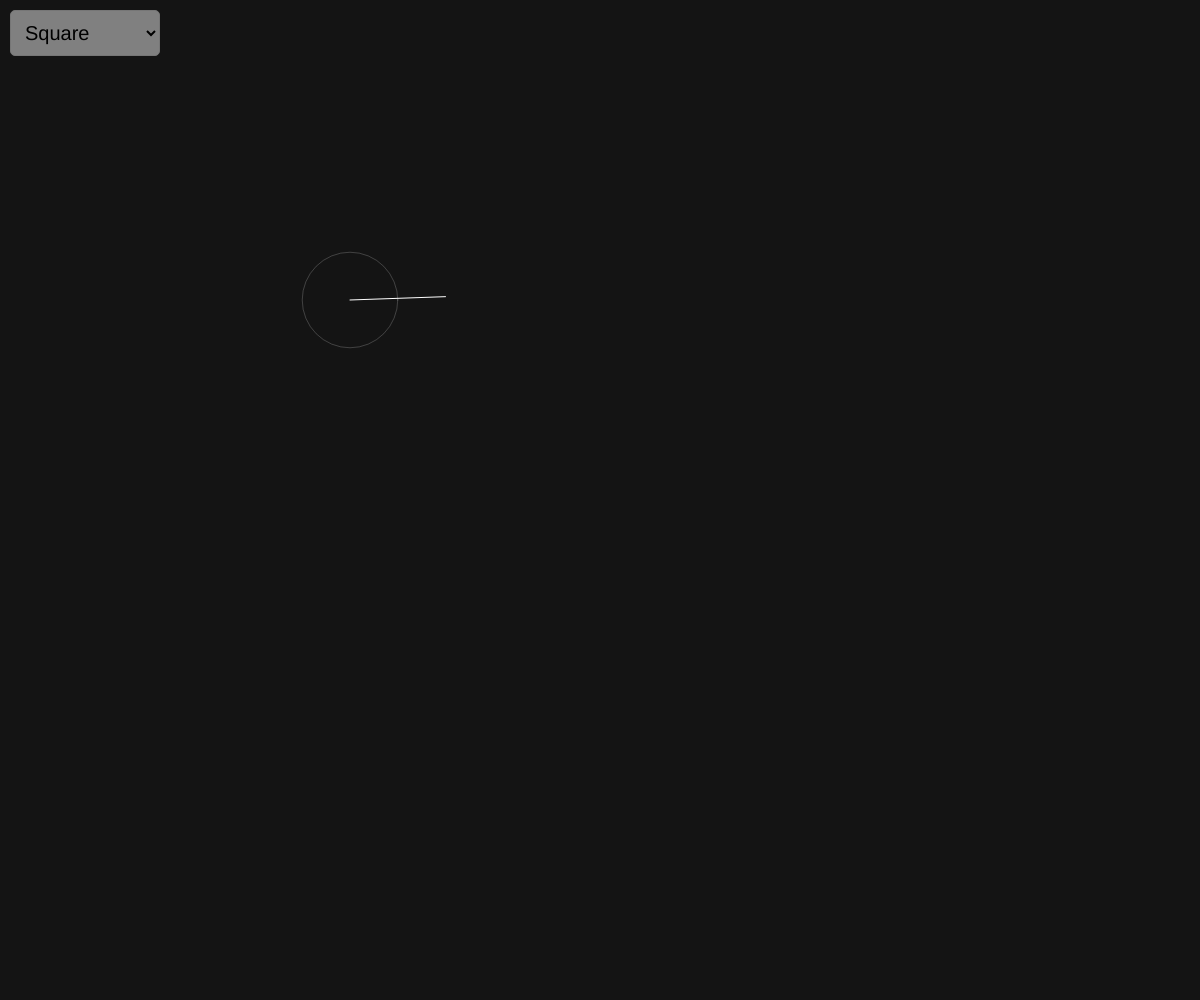
Frame 1 (no input)
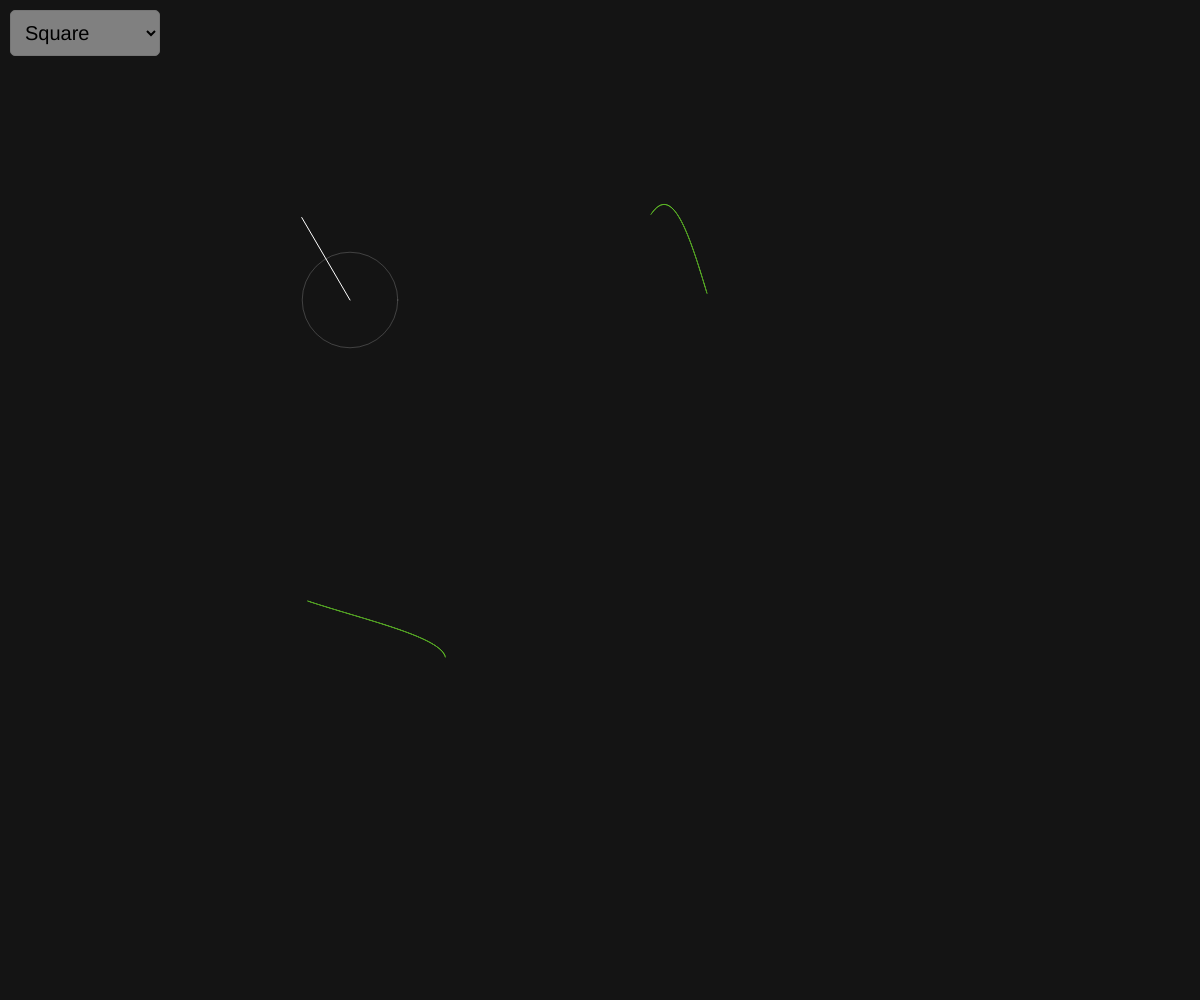
Frame 60 (no input)
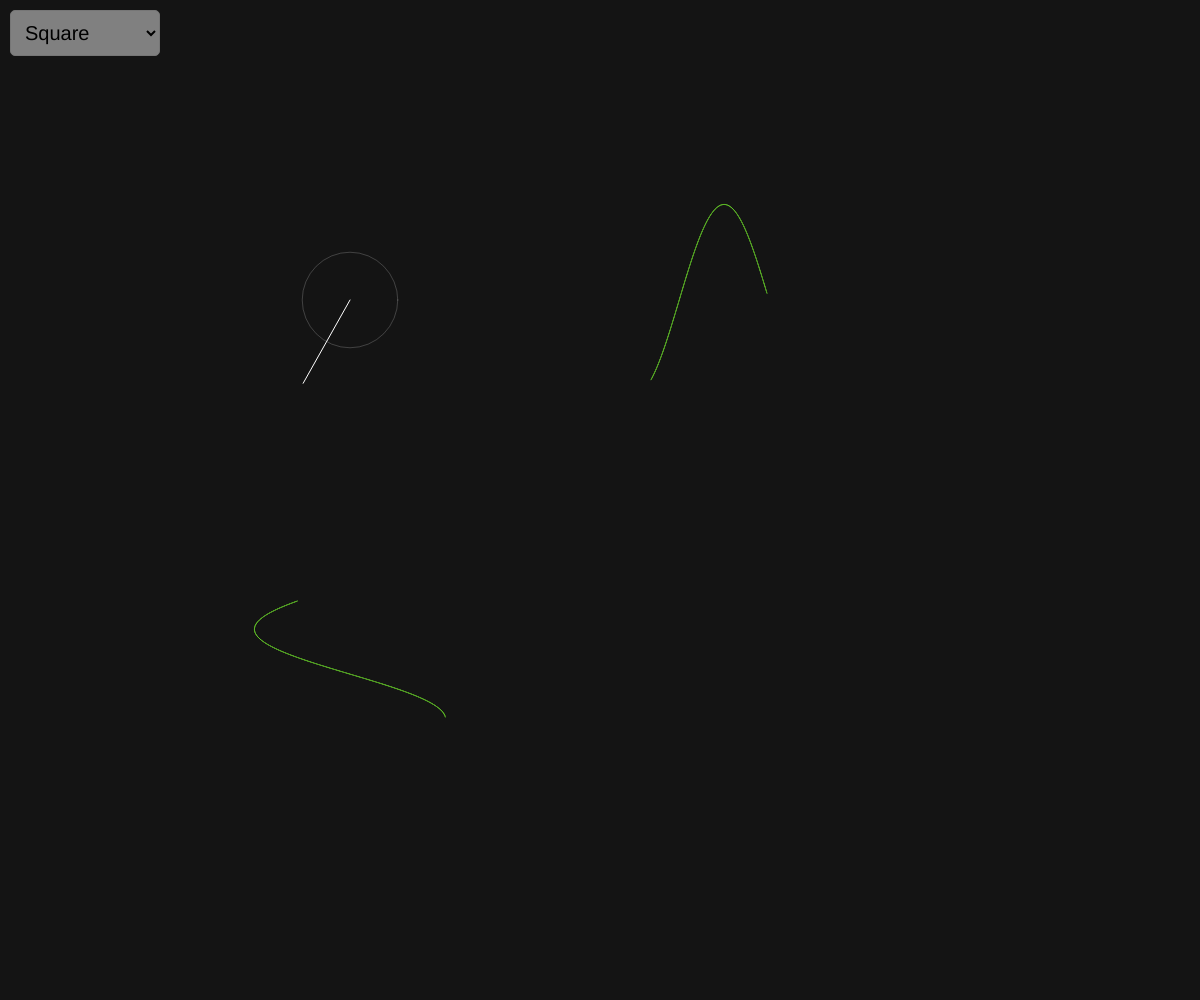
Frame 120 (the mouse pressed at the canvas centre since frame 60)

The p5.js sketch that drew these frames (run headless with seeded random() and noise() and a simulated clock; from frame 60 on, the mouse is pressed at the canvas centre):

// p5.js sketch
// ── sketch.js
//********************************************************************
// Author: Lauro França (oPisiti)                                    #
// Contact:                                                          #
//   github: oPisiti                                                 #
//   Email: contact@opisiti.com                                      #
// Date: 2023                                                        #
// Description:                                                      #
//   A nice visual representation of the Fourier Series              #
//********************************************************************


let countTimes = 0;
let startup = 1; 					// Initial number of circles

let waveType = "Square"; 			// Sqr, sawtooth,tri
let waveOptions = [					// Possible wave forms
	"Square",
	"Sawtooth",
	"Triangular"
]
let wave = [];
let wave2 = [];
let waveLength; 					// wave.length
let sizeWave = 1200; 				// Size of the array wave

let deter = solve(waveType, startup);
let reset = startup + 1;
let myCircle = [];
let sinusoidOffset = 300; 			// Offset para sinusoid

let theta  = 0, a,  b;
let theta2 = 0, a2, b2;

let sel;

function setup() {
	createCanvas(windowWidth, windowHeight);

	for (let i = 0; i < deter.r.length; i++) {
		myCircle[i] = new circ(deter.r[i], deter.v[i]);
	}

	// Creating a drop down selector for the wave type
	textAlign(CENTER);
	sel = createSelect();
	sel.style('background-color', 'grey');
	sel.style('border-radius', '5px');
	sel.style('font-size', '20px');
	sel.style('width', '150px');
	sel.style('padding', '0.5em');
	sel.position(10, 10);
	for (const option of waveOptions) {
		sel.option(option);
	}
	sel.selected(waveType);
	sel.changed(mySelectEvent);
}

function draw() {
	background(20);

	let sumY = myCircle[0].pos.y;
	let sumX = myCircle[0].pos.x;

	myCircle[0].update(0);
	myCircle[0].disp(350, 300);

	for (let i = 1; i < myCircle.length; i++) {
		myCircle[i].update();
		myCircle[i].disp(myCircle[i - 1].pos.x, myCircle[i - 1].pos.y);
		sumY += myCircle[i].pos.y;
		sumX += myCircle[i].pos.x;
	}

	for (let i = 1; i < myCircle.length; i++) {
		translate(-myCircle[i - 1].pos.x, -myCircle[i - 1].pos.y);
	}

	stroke(100, 200, 40);

	waveLength = wave.length;
	wave.unshift(sumY);
	wave2.unshift(sumX);

	if (waveLength >= sizeWave) {
		wave.pop();
		wave2.pop();
	}

	for (let i = 2; i < waveLength - 1; i++) {
		curve(
			sinusoidOffset + i - 2,
			wave[i - 2],
			sinusoidOffset + i - 1,
			wave[i - 1],
			sinusoidOffset + i,
			wave[i],
			sinusoidOffset + i + 1,
			wave[i + 1]
		);
		curve(
			wave2[i - 2],
			sinusoidOffset + i - 2,
			wave2[i - 1],
			sinusoidOffset + i - 1,
			wave2[i],
			sinusoidOffset + i,
			wave2[i + 1],
			sinusoidOffset + i + 1
		);
	}
}

function circ(r_, v_) {
	this.r = r_;
	let v = v_;

	let x = this.r;
	let y = 0;
	this.pos = createVector(x, y);

	this.theta = 0;

	this.update = function (qual) {
		this.theta -= v;
		this.pos.x = this.r * cos(this.theta);
		this.pos.y = this.r * sin(this.theta);

		if (qual == 0) {
			countTimes++;
			if (countTimes > 6.28 / deter.v[0]) {
				deter = solve(waveType, reset);
				countTimes = 0;
				reset++;
				for (let i = 0; i < deter.r.length; i++) {
					myCircle[i] = new circ(deter.r[i], deter.v[i]);
				}
			}
		}
	};

	this.disp = function (tx, ty) {
		translate(tx, ty);
		noFill();
		stroke(256);
		strokeWeight(1);
		line(0, 0, this.pos.x, this.pos.y);
		stroke(256, 50);
		circle(0, 0, this.r);
	};
}

// Determines the coefficients
function solve(type, startup) {
	let n = startup;

	let r = [];
	let v = [];

	switch (type) {
		case "Square":
			for (let i = 0; i < n; i++) {
				r[i] = 300 / (3.14 * (2 * i + 1));
				v[i] = 0.035 * (2 * i + 1);
			}
			break;

		case "Sawtooth":
			for (let i = 0; i < n; i++) {
				r[i] = 300 / (3.14 * (i + 1));
				v[i] = 0.010 * (i + 1) * 3.14;
			}
			break;

		case "Triangular":
			for (let i = 0; i < n; i++) {
				r[i] = 150 / (((2 * i + 1) * 3.14) ^ 2);
				v[i] = 0.010 * (2 * i + 1) * 3.14;
			}
			break;
	}

	return {r, v};
}

// How to resize and remove scrollbars
// https://stackoverflow.com/questions/68029286/how-do-i-make-the-canvas-perfectly-fit-to-the-window-size-in-p5
function windowResized() {
	resizeCanvas(windowWidth, windowHeight);
  	inputs.center();
  	keyboard.center();
}

// https://p5js.org/reference/#/p5/createSelect
function mySelectEvent() {
  	waveType = sel.value();
	
	// Resetting everything
	countTimes = 0;
	startup = 1; 					// Initial number of circles

	wave = [];
	wave2 = [];
	
	deter = solve(waveType, startup);
	reset = startup + 1;
	myCircle = [];
	for (let i = 0; i < deter.r.length; i++) {
		myCircle[i] = new circ(deter.r[i], deter.v[i]);
	}

	theta  = 0;
	theta2 = 0
}
